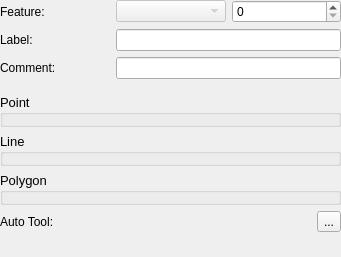
<?xml version="1.0" encoding="UTF-8"?>
<ui version="4.0">
 <class>FeatureWidget</class>
 <widget class="QWidget" name="FeatureWidget">
  <property name="geometry">
   <rect>
    <x>0</x>
    <y>0</y>
    <width>341</width>
    <height>257</height>
   </rect>
  </property>
  <property name="windowTitle">
   <string>FeatureWidget</string>
  </property>
  <layout class="QGridLayout" name="gridLayout">
   <property name="margin">
    <number>0</number>
   </property>
   <item row="6" column="0" colspan="3">
    <widget class="QGroupBox" name="lineToolGroup">
     <property name="font">
      <font>
       <pointsize>10</pointsize>
      </font>
     </property>
     <property name="title">
      <string>Line</string>
     </property>
     <property name="flat">
      <bool>true</bool>
     </property>
     <layout class="QGridLayout" name="lineToolLayout">
      <property name="margin">
       <number>0</number>
      </property>
     </layout>
    </widget>
   </item>
   <item row="10" column="0" colspan="3">
    <spacer name="verticalSpacer">
     <property name="orientation">
      <enum>Qt::Vertical</enum>
     </property>
     <property name="sizeHint" stdset="0">
      <size>
       <width>20</width>
       <height>40</height>
      </size>
     </property>
    </spacer>
   </item>
   <item row="3" column="0">
    <widget class="QLabel" name="commentLabel">
     <property name="text">
      <string>Comment:</string>
     </property>
     <property name="buddy">
      <cstring>commentEdit</cstring>
     </property>
    </widget>
   </item>
   <item row="1" column="0">
    <widget class="QLabel" name="featureLabel">
     <property name="text">
      <string>Feature:</string>
     </property>
     <property name="buddy">
      <cstring>classCombo</cstring>
     </property>
    </widget>
   </item>
   <item row="4" column="0" colspan="3">
    <widget class="Line" name="line">
     <property name="frameShadow">
      <enum>QFrame::Sunken</enum>
     </property>
     <property name="lineWidth">
      <number>0</number>
     </property>
     <property name="orientation">
      <enum>Qt::Horizontal</enum>
     </property>
    </widget>
   </item>
   <item row="8" column="0" colspan="3">
    <layout class="QHBoxLayout" name="horizontalLayout">
     <item>
      <widget class="QLabel" name="autoLabel">
       <property name="text">
        <string>Auto Tool:</string>
       </property>
       <property name="buddy">
        <cstring>autoTool</cstring>
       </property>
      </widget>
     </item>
     <item>
      <widget class="QToolButton" name="autoTool">
       <property name="toolTip">
        <string>&lt;html&gt;&lt;head/&gt;&lt;body&gt;&lt;p&gt;Auto Schematic&lt;/p&gt;&lt;/body&gt;&lt;/html&gt;</string>
       </property>
       <property name="text">
        <string>...</string>
       </property>
       <property name="icon">
        <iconset resource="resources.qrc">
         <normaloff>:/plugins/ark/plan/autoSchematic.png</normaloff>:/plugins/ark/plan/autoSchematic.png</iconset>
       </property>
      </widget>
     </item>
    </layout>
   </item>
   <item row="3" column="1" colspan="2">
    <widget class="QLineEdit" name="commentEdit">
     <property name="sizePolicy">
      <sizepolicy hsizetype="Preferred" vsizetype="Fixed">
       <horstretch>0</horstretch>
       <verstretch>0</verstretch>
      </sizepolicy>
     </property>
    </widget>
   </item>
   <item row="1" column="1" colspan="2">
    <layout class="QHBoxLayout" name="horizontalLayout_2">
     <item>
      <widget class="QComboBox" name="classCombo">
       <property name="enabled">
        <bool>false</bool>
       </property>
      </widget>
     </item>
     <item>
      <widget class="QSpinBox" name="idSpin">
       <property name="sizePolicy">
        <sizepolicy hsizetype="Preferred" vsizetype="Fixed">
         <horstretch>0</horstretch>
         <verstretch>0</verstretch>
        </sizepolicy>
       </property>
       <property name="toolTip">
        <string>Source ID</string>
       </property>
       <property name="maximum">
        <number>99999</number>
       </property>
      </widget>
     </item>
    </layout>
   </item>
   <item row="5" column="0" colspan="3">
    <widget class="QGroupBox" name="pointToolGroup">
     <property name="font">
      <font>
       <pointsize>10</pointsize>
      </font>
     </property>
     <property name="title">
      <string>Point</string>
     </property>
     <property name="flat">
      <bool>true</bool>
     </property>
     <layout class="QGridLayout" name="pointToolLayout">
      <property name="margin">
       <number>0</number>
      </property>
     </layout>
    </widget>
   </item>
   <item row="7" column="0" colspan="3">
    <widget class="QGroupBox" name="polygonToolGroup">
     <property name="font">
      <font>
       <pointsize>10</pointsize>
      </font>
     </property>
     <property name="title">
      <string>Polygon</string>
     </property>
     <property name="flat">
      <bool>true</bool>
     </property>
     <layout class="QGridLayout" name="polygonToolLayout">
      <property name="margin">
       <number>0</number>
      </property>
     </layout>
    </widget>
   </item>
   <item row="2" column="0">
    <widget class="QLabel" name="labelLabel">
     <property name="text">
      <string>Label:</string>
     </property>
    </widget>
   </item>
   <item row="2" column="1" colspan="2">
    <widget class="QLineEdit" name="labelEdit"/>
   </item>
  </layout>
 </widget>
 <tabstops>
  <tabstop>classCombo</tabstop>
  <tabstop>idSpin</tabstop>
  <tabstop>commentEdit</tabstop>
  <tabstop>autoTool</tabstop>
 </tabstops>
 <resources>
  <include location="resources.qrc"/>
 </resources>
 <connections/>
</ui>
